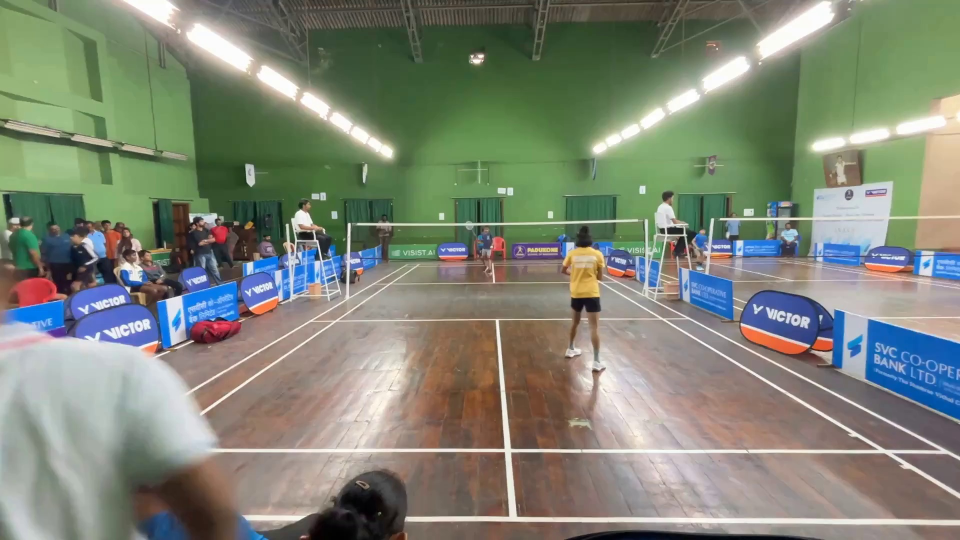
#> input picture sample_frame.jpg, 1920 x 1080 px (shown at 1/2 size)
$ python -i fast_pipeline.py   (imports and definitions only)
#> lines starting #> are read from the running program, lines starting #| are printed output that depends on the picture; after the words box and inside, x2 and y2 are one past the last pixel; in counts of white or black regions, pixels touching at a corner belong together
"""
Fast Processing Pipeline

Optimized for speed with:
- Frame skipping
- Reduced resolution processing
- Court detection caching
- Minimal per-frame operations
"""

import cv2
import numpy as np
from pathlib import Path
from typing import Optional, Tuple, Callable
import logging

logger = logging.getLogger(__name__)


class FastProcessor:
    """
    Ultra-fast video processor optimized for speed.

    Key optimizations:
    1. Process every Nth frame
    2. Detect court once and reuse
    3. Simple rectangular masking
    4. Optional player tracking
    """

    def __init__(
        self,
        frame_skip: int = 3,
        resize_factor: float = 1.0,
        enable_tracking: bool = True,
        mask_color: Tuple[int, int, int] = (0, 0, 0),
        confidence: float = 0.5,
        model: str = "yolov8n"
    ):
        """
        Initialize fast processor.

        Args:
            frame_skip: Process every Nth frame (1=all, 3=every 3rd)
            resize_factor: Resize factor (0.5 = half size)
            enable_tracking: Whether to track players
            mask_color: BGR color for masked regions
            confidence: YOLO confidence threshold
            model: YOLO model name
        """
        self.frame_skip = max(1, frame_skip)
        self.resize_factor = min(1.0, max(0.25, resize_factor))
        self.enable_tracking = enable_tracking
        self.mask_color = mask_color
        self.confidence = confidence
        self.model_name = model

        # Detection model (lazy load)
        self._yolo = None
        self._court_bbox = None  # Cached court detection

    def _load_yolo(self):
        """Load YOLO model."""
        if self._yolo is None and self.enable_tracking:
            try:
                from ultralytics import YOLO
                # Force CPU usage for compatibility with low-spec systems
                self._yolo = YOLO(f"{self.model_name}.pt", device='cpu')
                logger.info(f"Loaded {self.model_name} on CPU")
            except Exception as e:
                logger.warning(f"Failed to load YOLO: {e}")
                self.enable_tracking = False

    def detect_court_simple(self, frame: np.ndarray) -> Optional[Tuple[int, int, int, int]]:
        """
        Detect badminton court boundaries.

        Strategy: Find the rectangular white court boundary lines.
        """
        h, w = frame.shape[:2]
        gray = cv2.cvtColor(frame, cv2.COLOR_BGR2GRAY)

        # Step 1: Find white pixels (court lines are white)
        _, white_mask = cv2.threshold(gray, 210, 255, cv2.THRESH_BINARY)

        # Step 2: Find lines using Hough Transform
        edges = cv2.Canny(gray, 50, 150, apertureSize=3)
        lines = cv2.HoughLinesP(edges, 1, np.pi/180, 80, minLineLength=100, maxLineGap=20)

        if lines is not None and len(lines) > 5:
            # Separate horizontal and vertical lines
            h_lines = []  # Horizontal
            v_lines = []  # Vertical

            for line in lines:
                x1, y1, x2, y2 = line[0]
                angle = abs(np.arctan2(y2-y1, x2-x1) * 180 / np.pi)

                if angle < 20 or angle > 160:  # Horizontal
                    h_lines.append((min(y1,y2), max(y1,y2), min(x1,x2), max(x1,x2)))
                elif 70 < angle < 110:  # Vertical
                    v_lines.append((min(x1,x2), max(x1,x2), min(y1,y2), max(y1,y2)))

            # Find court boundaries from lines
            if h_lines and v_lines:
                # Top line (lowest y value horizontal line in upper half)
                top_lines = [l for l in h_lines if l[0] < h * 0.4]
                top_y = min([l[0] for l in top_lines]) if top_lines else int(h * 0.05)

                # Bottom line (highest y value horizontal line in lower half)
                bot_lines = [l for l in h_lines if l[1] > h * 0.6]
                bot_y = max([l[1] for l in bot_lines]) if bot_lines else int(h * 0.95)

                # Left line (lowest x value vertical line in left half)
                left_lines = [l for l in v_lines if l[0] < w * 0.4]
                left_x = min([l[0] for l in left_lines]) if left_lines else int(w * 0.1)

                # Right line (highest x value vertical line in right half)
                right_lines = [l for l in v_lines if l[1] > w * 0.6]
                right_x = max([l[1] for l in right_lines]) if right_lines else int(w * 0.9)

                # Validate and adjust
                cw = right_x - left_x
                ch = bot_y - top_y

                if cw > w * 0.3 and ch > h * 0.3:
                    # Add small padding
                    pad = 15
                    left_x = max(0, left_x - pad)
                    top_y = max(0, top_y - pad)
                    right_x = min(w, right_x + pad)
                    bot_y = min(h, bot_y + pad)

                    logger.info(f"Court from lines: ({left_x},{top_y}) to ({right_x},{bot_y})")
                    return (left_x, top_y, right_x - left_x, bot_y - top_y)

        # Fallback: Use center 80% of frame
        margin_x = int(w * 0.10)
        margin_y = int(h * 0.08)
        logger.warning(f"Using center crop fallback")
        return (margin_x, margin_y, w - 2*margin_x, h - 2*margin_y)

    # [51 lines left out: function detect_players, not called in this run]

    def apply_mask(
        self,
        frame: np.ndarray,
        court_bbox: Tuple[int, int, int, int],
        crop: bool = True
    ) -> Tuple[np.ndarray, np.ndarray]:
        """
        Apply mask to hide areas outside the court lines.

        Args:
            frame: Input frame
            court_bbox: (x, y, width, height) of court region
            crop: If True, crop frame to court region

        Returns:
            Tuple of (processed frame, court mask for the cropped region)
        """
        h, w = frame.shape[:2]
        x, y, cw, ch = court_bbox

        # Ensure bounds are valid
        x = max(0, x)
        y = max(0, y)
        cw = min(cw, w - x)
        ch = min(ch, h - y)

        # First crop to the court bounding box
        cropped = frame[y:y+ch, x:x+cw].copy()

        # Now create a mask for the area INSIDE the white court lines
        # Detect white lines in the cropped region
        gray = cv2.cvtColor(cropped, cv2.COLOR_BGR2GRAY)

        # Find white pixels (court lines)
        _, white_mask = cv2.threshold(gray, 200, 255, cv2.THRESH_BINARY)

        # Dilate to connect lines
        kernel = cv2.getStructuringElement(cv2.MORPH_RECT, (5, 5))
        white_dilated = cv2.dilate(white_mask, kernel, iterations=3)

        # Find contours of the court boundary
        contours, _ = cv2.findContours(white_dilated, cv2.RETR_EXTERNAL, cv2.CHAIN_APPROX_SIMPLE)

        # Create mask - start with black (everything masked)
        court_mask = np.zeros((ch, cw), dtype=np.uint8)

        if contours:
            # Find the largest contour (should be the outer court boundary)
            largest = max(contours, key=cv2.contourArea)

            # Fill the court area with white (unmask the court interior)
            cv2.fillPoly(court_mask, [largest], 255)

            # Also try convex hull for better coverage
            hull = cv2.convexHull(largest)
            cv2.fillPoly(court_mask, [hull], 255)
        else:
            # Fallback: use the entire cropped region
            court_mask[:] = 255

        # Apply mask - black out areas outside the court
        masked = cropped.copy()
        masked[court_mask == 0] = self.mask_color

        return masked, court_mask

    # [8 lines left out: function draw_players, not called in this run]

    def process_video(
        self,
        input_path: str,
        output_path: str,
        progress_callback: Optional[Callable[[int, int], None]] = None
    ) -> tuple:
        """
        Process video with optimizations.

        Args:
            input_path: Input video path
            output_path: Output video path
            progress_callback: Optional callback(current, total)

        Returns:
            Tuple of (success: bool, actual_output_path: str or None)
        """
#> called with input_path = '../sample_frame.jpg', output_path = 'out.png'
        logger.info(f"Fast processing: {input_path}")
        logger.info(f"Settings: skip={self.frame_skip}, resize={self.resize_factor}, tracking={self.enable_tracking}")

        # Load YOLO if needed
        if self.enable_tracking:
            self._load_yolo()
#> (the call stopped at in _load_yolo, `self._yolo = YOLO(f"{self.model_name}.pt", device='cpu')`: ultralytics is not available in this run)

        # Open video
        cap = cv2.VideoCapture(input_path)
        if not cap.isOpened():
            logger.error(f"Cannot open video: {input_path}")
            return False, None

        # Get properties
        orig_w = int(cap.get(cv2.CAP_PROP_FRAME_WIDTH))
        orig_h = int(cap.get(cv2.CAP_PROP_FRAME_HEIGHT))
        fps = cap.get(cv2.CAP_PROP_FPS)
        total_frames = int(cap.get(cv2.CAP_PROP_FRAME_COUNT))

        # Calculate resize dimensions
        resize_w = int(orig_w * self.resize_factor)
        resize_h = int(orig_h * self.resize_factor)
        out_fps = fps / self.frame_skip

        logger.info(f"Input: {orig_w}x{orig_h} @ {fps}fps, {total_frames} frames")

        # FIRST: Detect court from first frame to determine crop size
        ret, first_frame = cap.read()
#> first_frame is the input picture: shape (1080, 1920, 3); mean B, G, R 118.5, 133.2, 127.6
        if not ret:
            logger.error("Cannot read first frame")
            cap.release()
            return False, None

        # Resize to working size for court detection
        if self.resize_factor < 1.0:
            first_frame = cv2.resize(first_frame, (resize_w, resize_h))

        # Use manual bbox if provided, otherwise auto-detect
        if hasattr(self, '_manual_court_bbox') and self._manual_court_bbox:
            # Scale manual bbox by resize factor
            mx, my, mw, mh = self._manual_court_bbox
            self._court_bbox = (
                int(mx * self.resize_factor),
                int(my * self.resize_factor),
                int(mw * self.resize_factor),
                int(mh * self.resize_factor)
            )
            logger.info(f"Using manual court bbox (scaled): {self._court_bbox}")
        else:
            self._court_bbox = self.detect_court_simple(first_frame)
#> in detect_court_simple, `gray = cv2.cvtColor(frame, cv2.COLOR_BGR2GRAY)`:
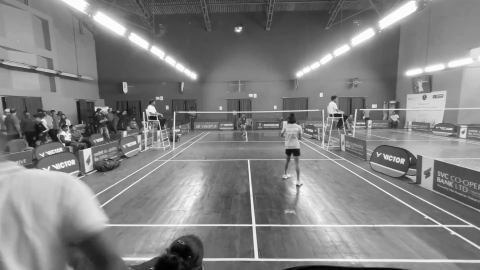
#> gray: shape (1080, 1920) (shown at 1/4 size); min 1, max 255, mean 129.8
#> in detect_court_simple, `_, white_mask = cv2.threshold(gray, 210, 255, cv2.THRESH_BINARY)`:
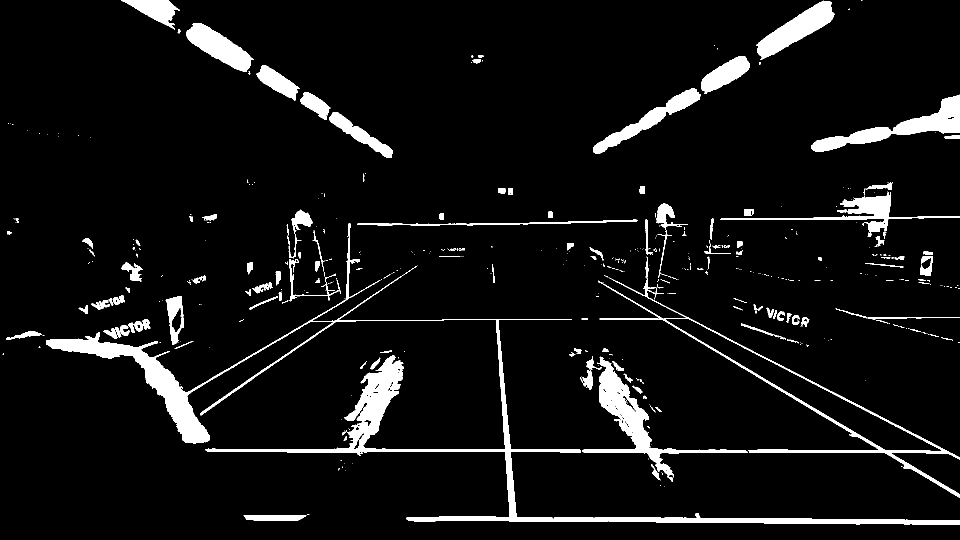
#> white_mask: shape (1080, 1920) (shown at 1/2 size); 6.6% white; 481 white regions (344 under 20 px), largest, box (x1, y1, x2, y2) and area: (92, 447, 1920, 1050) 45626, (1165, 713, 1496, 925) 10470, (1623, 189, 1920, 303) 9051
#> in detect_court_simple, `edges = cv2.Canny(gray, 50, 150, apertureSize=3)`:
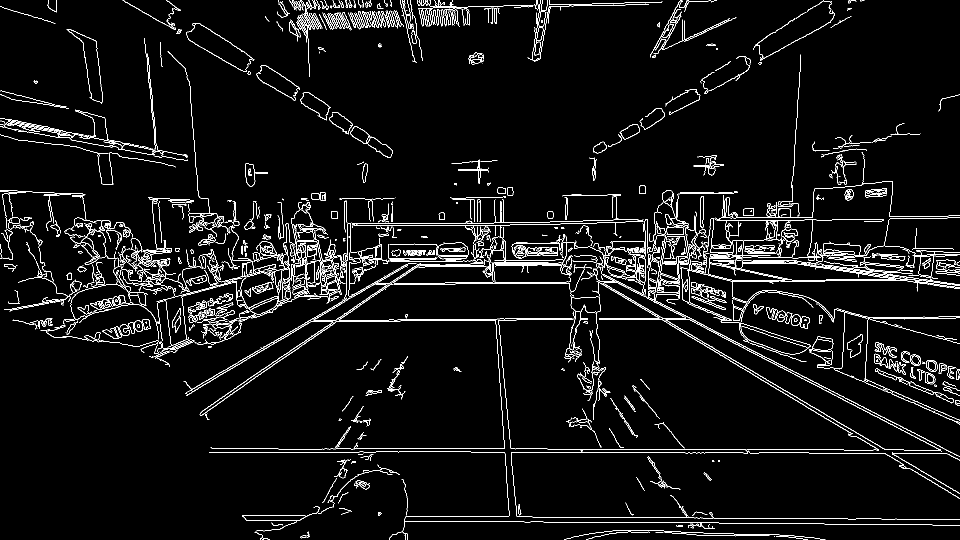
#> edges: shape (1080, 1920) (shown at 1/2 size); 4.6% white in thin lines or dots
#> in detect_court_simple, `lines = cv2.HoughLinesP(edges, 1, np.pi/180, 80, minLineLength=100, ma..`: lines = 410 rows, first 6: [1234, 585, 1919, 996], [774, 566, 889, 566], [420, 904, 751, 904], [645, 897, 1094, 897], [1085, 487, 1878, 891], [1117, 525, 1523, 511]
#> the loop in detect_court_simple, `for line in lines:` made 410 passes
#> (x1, y1, x2, y2, angle) on passes 1 to 3: (1234, 585, 1919, 996, 30.96), (774, 566, 889, 566, 0), (420, 904, 751, 904, 0)
#> after the loop in detect_court_simple, `for line in lines:`: h_lines = 340 items, first 6: (566, 566, 774, 889), (904, 904, 420, 751), (897, 897, 645, 1094), (511, 525, 1117, 1523), (639, 639, 778, 879), (518, 523, 555, 845); v_lines = 14 items, first 6: (991, 1019, 638, 1043), (1009, 1034, 765, 1043), (380, 397, 189, 392), (1584, 1600, 132, 362), (289, 313, 76, 303), (190, 205, 81, 201)
#> in detect_court_simple, `top_lines = [l for l in h_lines if l[0] < h * 0.4]`: top_lines = 61 items, first 6: (386, 388, 1324, 1467), (17, 29, 603, 933), (380, 388, 4, 169), (431, 433, 1779, 1914), (19, 31, 596, 937), (16, 28, 604, 932)
#> in detect_court_simple, `top_y = min([l[0] for l in top_lines]) if top_lines else int(h * 0.05)`: top_y = 1
#> in detect_court_simple, `bot_lines = [l for l in h_lines if l[1] > h * 0.6]`: bot_lines = 59 items, first 6: (904, 904, 420, 751), (897, 897, 645, 1094), (905, 905, 1119, 1617), (899, 899, 1287, 1687), (1044, 1044, 1087, 1380), (1034, 1034, 1065, 1299)
#> in detect_court_simple, `bot_y = max([l[1] for l in bot_lines]) if bot_lines else int(h * 0.95)`: bot_y = 1069
#> in detect_court_simple, `left_lines = [l for l in v_lines if l[0] < w * 0.4]`: left_lines = [(380, 397, 189, 392), (289, 313, 76, 303), (190, 205, 81, 201), (294, 311, 107, 269), (165, 181, 84, 196)]
#> in detect_court_simple, `left_x = min([l[0] for l in left_lines]) if left_lines else int(w * 0.1)`: left_x = 165
#> in detect_court_simple, `right_lines = [l for l in v_lines if l[1] > w * 0.6]`: right_lines = [(1584, 1600, 132, 362), (1729, 1735, 648, 764), (1136, 1167, 612, 716)]
#> in detect_court_simple, `right_x = max([l[1] for l in right_lines]) if right_lines else int(w *..`: right_x = 1735
#> in detect_court_simple, `cw = right_x - left_x`: cw = 1570
#> in detect_court_simple, `ch = bot_y - top_y`: ch = 1068
#> in detect_court_simple, `left_x = max(0, left_x - pad)`: left_x = 150
#> in detect_court_simple, `top_y = max(0, top_y - pad)`: top_y = 0
#> in detect_court_simple, `right_x = min(w, right_x + pad)`: right_x = 1750
#> in detect_court_simple, `bot_y = min(h, bot_y + pad)`: bot_y = 1080
#> self._court_bbox = (150, 0, 1600, 1080)
            logger.info(f"Auto-detected court: {self._court_bbox}")

        cx, cy, cw, ch = self._court_bbox
#> cx = 150; cy = 0; cw = 1600; ch = 1080
        logger.info(f"Court detected: x={cx}, y={cy}, w={cw}, h={ch}")

        # OUTPUT SIZE = CROPPED COURT SIZE
        out_w, out_h = cw, ch
#> out_w = 1600; out_h = 1080
        logger.info(f"Output (cropped): {out_w}x{out_h} @ {out_fps:.1f}fps")

        # Reset to beginning
        cap.set(cv2.CAP_PROP_POS_FRAMES, 0)

        # Create output using imageio (better codec support)
        Path(output_path).parent.mkdir(parents=True, exist_ok=True)

        # Use imageio for MP4 output (browser compatible)
        import imageio
        output_mp4 = output_path if output_path.endswith('.mp4') else output_path.replace('.avi', '.mp4')

        try:
            writer = imageio.get_writer(
                output_mp4,
                fps=max(1.0, out_fps),
                codec='libx264',
                quality=7,
                pixelformat='yuv420p',
                macro_block_size=None
            )
            use_imageio = True
            logger.info(f"Using imageio with libx264: {output_mp4}")
        except Exception as e:
            logger.warning(f"imageio failed: {e}, falling back to OpenCV")
            use_imageio = False
            output_avi = output_path.replace('.mp4', '.avi')
            fourcc = cv2.VideoWriter_fourcc(*'XVID')
            writer = cv2.VideoWriter(output_avi, fourcc, max(1.0, out_fps), (out_w, out_h))
            output_mp4 = output_avi

            if not writer.isOpened():
                logger.error(f"Cannot create output video")
                cap.release()
                return False, None

        self._output_path = output_mp4
        self._use_imageio = use_imageio

        frame_idx = 0
        processed = 0

        # Detect court mask from first frame (only once)
        self._court_mask = None

        try:
            while True:
                ret, frame = cap.read()
                if not ret:
                    break

                frame_idx += 1

                # Skip frames
                if self.frame_skip > 1 and (frame_idx - 1) % self.frame_skip != 0:
                    continue

                # Resize to working size
                if self.resize_factor < 1.0:
                    frame = cv2.resize(frame, (resize_w, resize_h))

                # CROP and MASK to court region FIRST
                if self._court_bbox:
                    frame, mask = self.apply_mask(frame, self._court_bbox, crop=True)
#> in apply_mask, `x, y, cw, ch = court_bbox`: x = 150; y = 0; cw = 1600; ch = 1080
#> in apply_mask, `cropped = frame[y:y+ch, x:x+cw].copy()`:
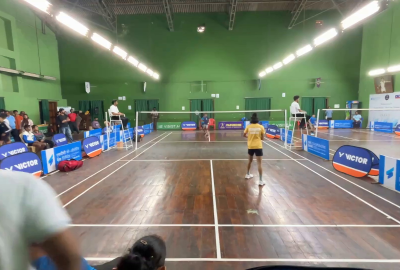
#> cropped: shape (1080, 1600, 3) (shown at 1/4 size); mean B, G, R 115, 130, 125.8
#> in apply_mask, `gray = cv2.cvtColor(cropped, cv2.COLOR_BGR2GRAY)`:
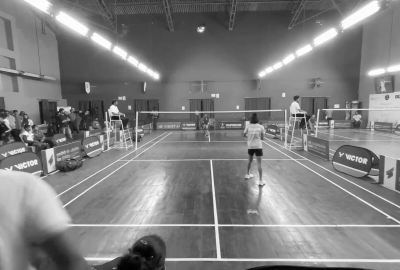
#> gray: shape (1080, 1600) (shown at 1/4 size); min 1, max 255, mean 127.1
#> in apply_mask, `_, white_mask = cv2.threshold(gray, 200, 255, cv2.THRESH_BINARY)`:
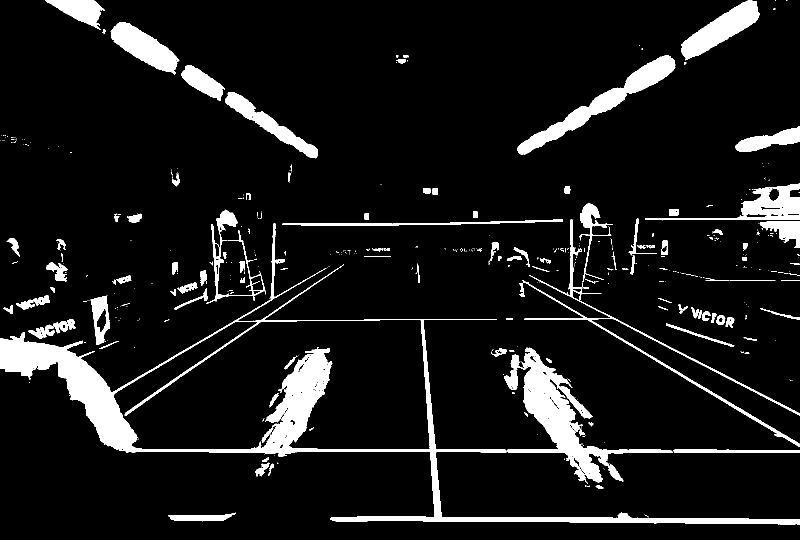
#> white_mask: shape (1080, 1600) (shown at 1/2 size); 9.1% white; 452 white regions (327 under 20 px), largest, box (x1, y1, x2, y2) and area: (0, 446, 1600, 1049) 56769, (1008, 695, 1346, 968) 19861, (1035, 111, 1351, 309) 10703
#> in apply_mask, `white_dilated = cv2.dilate(white_mask, kernel, iterations=3)`:
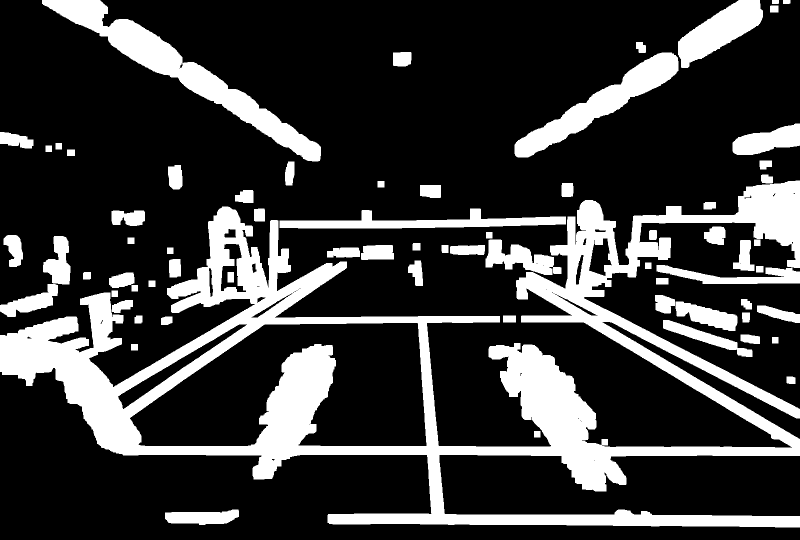
#> white_dilated: shape (1080, 1600) (shown at 1/2 size); 22.6% white; 70 white regions
#> in apply_mask, `contours, _ = cv2.findContours(white_dilated, cv2.RETR_EXTERNAL, cv2.C..`: contours = 69 contours; largest, box (x1, y1, x2, y2) and area: (0, 361, 1600, 1055) 357248, (84, 0, 642, 323) 28628, (1029, 105, 1357, 315) 16718, (1356, 0, 1526, 136) 10755, (559, 417, 1132, 457) 9346
#> in apply_mask, `largest = max(contours, key=cv2.contourArea)`: largest = contour of 3846 points, box (x1, y1, x2, y2) (0, 361, 1600, 1055), area 357248
#> (the rest of the program and of its run is left out)
